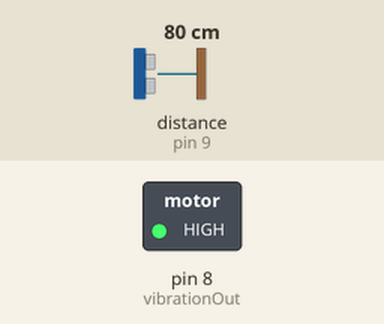
Bench run of a sketch on a simulated Arduino Uno, built with avr-gcc and run on an emulated ATmega328P. Parts: switched loads named in the sketch (green lamp = pin HIGH). Wiring (inferred from the names in the program): ultrasonic range finder: trigger pin 10; echo pin 9. Dashed ring = blinking. Inputs (shaded band) come from the test bench; at power-on: distance to the obstacle (sensor on pin 9) 80 cm. The echo pulse lasts 58.3 µs per cm; pins used as bus, display or sensor lines are not drawn.

Above: at 0.2 s.
Timing chart, 0 to 3.0 s (numbered marks = the images above):
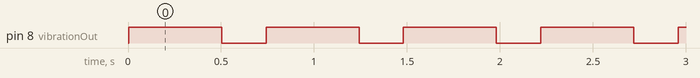

The sketch:

Vibration_Motor_Automatic.ino
```cpp
#define vibrationOut 8
#define distanceMeterEcho 9
#define distanceMeterTrigger 10

float soundvelocity=0.03434;
long timeMeasure; //Time measure taken from distance meter
long distanceMeasure; //Distance measure taken from distance meter
int vibrationDuration = 500; //Duration of the vibration done by the motor
int maxDistance = 400; //Maximum relevant distance

void setup() {
  pinMode(vibrationOut, OUTPUT);
  pinMode(distanceMeterEcho, INPUT);
  pinMode(distanceMeterTrigger, OUTPUT);
  digitalWrite(distanceMeterTrigger, LOW);
}

void loop() {
  digitalWrite(distanceMeterTrigger, HIGH);
  delayMicroseconds(10);
  digitalWrite(distanceMeterTrigger, LOW);
  timeMeasure = pulseIn(distanceMeterEcho, HIGH);
  distanceMeasure = soundvelocity*timeMeasure/2;

  if(distanceMeasure < maxDistance) {
    digitalWrite(vibrationOut, HIGH);
    delay(vibrationDuration);
    digitalWrite(vibrationOut, LOW);
    delay(timeMeasure/20);
  }
}
```

Measured:
- by itself, pin 8 (vibrationOut): alternates HIGH for 0.50 s and LOW for 0.24 s
